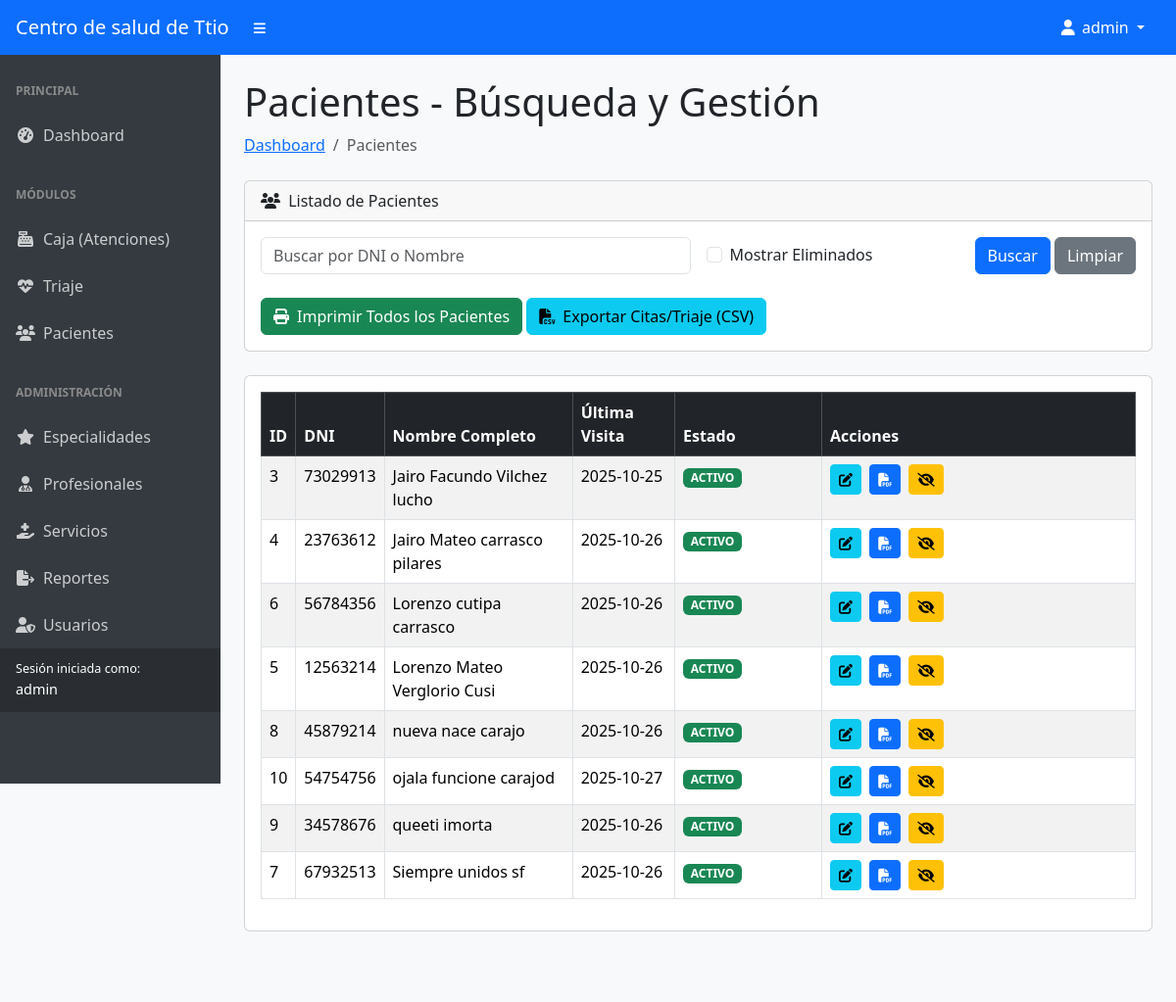
The page /paciente (signed in) on the database its author committed.
### tables this page shows
CREATE TABLE `pacientes` (
  `id_paciente` int(11) NOT NULL,
  `dni` varchar(15) NOT NULL,
  `nombre_completo` varchar(255) NOT NULL,
  `ultima_visita` datetime DEFAULT NULL,
  `eliminado_suavemente` tinyint(1) NOT NULL DEFAULT 0,
  `fecha_nacimiento` date DEFAULT NULL,
  `telefono` varchar(20) DEFAULT NULL,
  `visible` tinyint(1) NOT NULL DEFAULT 1 COMMENT '1=Visible, 0=Borrado suave'
);

### controllers/PacienteController.php (called while the page is built, shortened)
<?php
class PacienteController extends Controller {
    private $pacienteModel;
    public function __construct() {
        $this->pacienteModel = $this->loadModel('PacienteModel');
    }
    public function index() {
        $busqueda = $_GET['q'] ?? '';
        $incluirEliminados = isset($_GET['e']) ? true : false;
        $pacientes = $this->pacienteModel->buscarPacientes($busqueda, $incluirEliminados);
        $data = [
            'titulo' => 'Pacientes - Búsqueda y Gestión',
            'pacientes' => $pacientes,
            'busqueda' => htmlspecialchars($busqueda),
            'incluir_eliminados' => $incluirEliminados
        ];
        $this->renderView('pacientes/index', $data, true);
    }
}

### core/App.php (called while the page is built, shortened)
<?php
class App {
    protected $method = 'index';
    public function __construct() {
        $url = $this->parseUrl();
        if (isset($url[0]) && file_exists(APP_ROOT . '/controllers/' . ucwords($url[0]) . 'Controller.php')) {
            unset($url[0]);
        } elseif (!isset($url[0]) && isset($_SESSION['id_usuario'])) {
            $this->controller = 'DashboardController';
        }
        $this->controller = new $this->controller;
        $this->params = $url ? array_values($url) : [];
        call_user_func_array([$this->controller, $this->method], $this->params);
    }
    public function parseUrl() {
        if (isset($_GET['url'])) {
            return $url = explode('/', filter_var(rtrim($_GET['url'], '/'), FILTER_SANITIZE_URL));
        }
        return [];
    }
}
?>

### index.php (called while the page is built, shortened)
<?php
require_once APP_ROOT . '/core/App.php';
require_once APP_ROOT . '/core/Controller.php';
require_once APP_ROOT . '/core/Database.php';
require_once APP_ROOT . '/core/Model.php';
$app = new App();

### core/Database.php (called while the page is built, shortened)
<?php
class Database {
    private $host = DB_HOST;
    private $user = DB_USER;
    private $pass = DB_PASS;
    private $dbname = DB_NAME;
    private $charset = DB_CHARSET;
    protected $db;
    public function __construct() {
        $this->dsn = 'mysql:host=' . $this->host . ';dbname=' . $this->dbname . ';charset=' . $this->charset;
        $options = [
            PDO::ATTR_PERSISTENT => true,
            PDO::ATTR_ERRMODE => PDO::ERRMODE_EXCEPTION,
            PDO::ATTR_DEFAULT_FETCH_MODE => PDO::FETCH_OBJ,
            PDO::ATTR_EMULATE_PREPARES => false,
        ];
        try {
            $this->db = new PDO($this->dsn, $this->user, $this->pass, $options);
        } catch (PDOException $e) {
            $this->error = $e->getMessage();
            echo $this->error;
            die();
        }
    }
    public function getDbConnection() {
        return $this->db;
    }
}
?>

### models/PacienteModel.php (called while the page is built, shortened)
<?php
class PacienteModel extends Model {
    public function buscarPacientes($query = '', $incluirEliminados = false) {
        $search = '%' . $query . '%';
        $sql = "
            SELECT
                id_paciente,
                dni,
                nombre_completo,
                ultima_visita,
                eliminado_suavemente
            FROM pacientes
            WHERE (dni LIKE :search_dni OR nombre_completo LIKE :search_nombre)
        ";
        if (!$incluirEliminados) {
            $sql .= " AND eliminado_suavemente = 0";
        }
        $sql .= " ORDER BY nombre_completo ASC";
        $this->query($sql);
        $this->bind(':search_dni', $search);
        $this->bind(':search_nombre', $search);
        return $this->resultSet();
    }
}
?>

### core/Model.php (called while the page is built, shortened)
<?php
class Model {
    protected $db;
    protected $stmt;
    public function __construct($db) {
        $this->db = $db;
    }
    public function query($sql) {
        $this->stmt = $this->db->prepare($sql);
    }
    public function bind($param, $value, $type = null) {
        if (is_null($type)) {
            switch (true) {
                default:
                    $type = PDO::PARAM_STR;
            }
        }
        $this->stmt->bindValue($param, $value, $type);
    }
    public function execute() {
        return $this->stmt->execute();
    }
    public function resultSet() {
        $this->execute();
        return $this->stmt->fetchAll(PDO::FETCH_OBJ);
    }
}
?>

### views/pacientes/index.php (the view, shortened to what this page needs)
<?php
$pacientes = $pacientes ?? [];
$busqueda = $busqueda ?? '';
$incluir_eliminados = $incluir_eliminados ?? false;
$esAdmin = ($_SESSION['rol'] ?? '') == 'admin';
?>
<div class="container-fluid px-4">
    <h1 class="mt-4"><?php echo $titulo; ?></h1>
    <ol class="breadcrumb mb-4">
        <li class="breadcrumb-item"><a href="<?php echo APP_URL; ?>/dashboard">Dashboard</a></li>
        <li class="breadcrumb-item active">Pacientes</li>
    </ol>
    <div class="card mb-4">
        <div class="card-header">
            <i class="fas fa-users me-1"></i>
            Listado de Pacientes
        </div>
        <div class="card-body">
            <form action="<?php echo APP_URL; ?>/paciente/index" method="GET" class="row g-3 mb-3">
                <div class="col-md-6">
                    <input type="text" class="form-control" name="q" placeholder="Buscar por DNI o Nombre" value="<?php echo htmlspecialchars($busqueda); ?>">
                </div>
                <div class="col-md-3 d-flex align-items-center">
                    <?php if ($esAdmin) : ?>
                    <div class="form-check">
                        <input class="form-check-input" type="checkbox" name="e" id="incluirEliminados" value="1" <?php echo $incluir_eliminados ? 'checked' : ''; ?>>
                        <label class="form-check-label" for="incluirEliminados">
                            Mostrar Eliminados
                        </label>
                    </div>
                    <?php endif; ?>
                </div>
                <div class="col-md-3 text-end">
                    <button type="submit" class="btn btn-primary">Buscar</button>
                    <a href="<?php echo APP_URL; ?>/paciente" class="btn btn-secondary">Limpiar</a>
                </div>
            </form>
            <a href="<?php echo APP_URL; ?>/paciente/imprimirTodos" target="_blank" class="btn btn-success mt-2">
                <i class="fas fa-print me-2"></i>Imprimir Todos los Pacientes
            </a>
            <?php if ($esAdmin) : ?>
                <a href="<?php echo APP_URL; ?>/reporte/exportarExcel" class="btn btn-info mt-2">
                    <i class="fas fa-file-csv me-2"></i>Exportar Citas/Triaje (CSV)
                </a>
            <?php endif; ?>
        </div>
    </div>
    <div class="card mb-4">
        <div class="card-body">
            <div class="table-responsive">
                <table class="table table-bordered table-striped table-hover">
                    <thead class="table-dark">
                        <tr>
                            <th>ID</th>
                            <th>DNI</th>
                            <th>Nombre Completo</th>
                            <th>Última Visita</th>
                            <th style="width: 150px;">Estado</th>
                            <th style="width: 320px;">Acciones</th>
                        </tr>
                    </thead>
                    <tbody>
                        <?php if (empty($pacientes)) : ?>
                            <tr>
                                <td colspan="6" class="text-center">No se encontraron pacientes que coincidan con la búsqueda.</td>
                            </tr>
                        <?php else : ?>
                            <?php foreach ($pacientes as $paciente) :
                                $esEliminado = $paciente->eliminado_suavemente;
                                $id = $paciente->id_paciente;
                                $nombre = htmlspecialchars($paciente->nombre_completo);
                            ?>
                                <tr class="<?php echo $esEliminado ? 'table-danger' : ''; ?>">
                                    <td><?php echo $id; ?></td>
                                    <td><?php echo htmlspecialchars($paciente->dni); ?></td>
                                    <td><?php echo $nombre; ?></td>
                                    <td><?php echo $paciente->ultima_visita ? date('Y-m-d', strtotime($paciente->ultima_visita)) : 'N/A'; ?></td>
                                    <td>
                                        <?php if ($esEliminado) : ?>
                                            <span class="badge bg-danger">INACTIVO (Borrado Suave)</span>
                                        <?php else : ?>
                                            <span class="badge bg-success">ACTIVO</span>
                                        <?php endif; ?>
                                    </td>
                                    <td>
                                        <a href="<?php echo APP_URL; ?>/paciente/editar/<?php echo $id; ?>" class="btn btn-sm btn-info me-1" title="Editar Información">
                                            <i class="fas fa-edit"></i>
                                        </a>
                                        <a href="<?php echo APP_URL; ?>/paciente/imprimirPaciente/<?php echo $id; ?>" target="_blank" class="btn btn-sm btn-primary me-1" title="Exportar Historial (PDF)">
                                            <i class="fas fa-file-pdf"></i>
                                        </a>
                                        <?php if ($esAdmin) : ?>
                                            <?php if (!$esEliminado) : ?>
                                                <button class="btn btn-sm btn-warning me-1 btn-soft-delete"
                                                        data-id="<?php echo $id; ?>"
                                                        data-nombre="<?php echo $nombre; ?>"
                                                        title="Borrar Suave (Ocultar)">
                                                    <i class="fas fa-eye-slash"></i>
                                                </button>
                                            <?php endif; ?>
                                        <?php else : ?>
                                            <span class="text-muted">Acciones Admin</span>
                                        <?php endif; ?>
                                    </td>
                                </tr>
                            <?php endforeach; ?>
                        <?php endif; ?>
                    </tbody>
                </table>
            </div>
        </div>
    </div>
</div>

### rows shown on the page
pacientes: id_paciente "3", dni "73029913", nombre_completo "Jairo Facundo Vilchez lucho", ultima_visita "2025-10-25", eliminado_suavemente "ACTIVO"
pacientes: id_paciente "4", dni "23763612", nombre_completo "Jairo Mateo carrasco pilares", ultima_visita "2025-10-26", eliminado_suavemente "ACTIVO"
pacientes: id_paciente "6", dni "56784356", nombre_completo "Lorenzo cutipa carrasco", ultima_visita "2025-10-26", eliminado_suavemente "ACTIVO"
pacientes: id_paciente "5", dni "12563214", nombre_completo "Lorenzo Mateo Verglorio Cusi", ultima_visita "2025-10-26", eliminado_suavemente "ACTIVO"
pacientes: id_paciente "8", dni "45879214", nombre_completo "nueva nace carajo", ultima_visita "2025-10-26", eliminado_suavemente "ACTIVO"
pacientes: id_paciente "10", dni "54754756", nombre_completo "ojala funcione carajod", ultima_visita "2025-10-27", eliminado_suavemente "ACTIVO"
pacientes: id_paciente "9", dni "34578676", nombre_completo "queeti imorta", ultima_visita "2025-10-26", eliminado_suavemente "ACTIVO"
pacientes: id_paciente "7", dni "67932513", nombre_completo "Siempre unidos sf", ultima_visita "2025-10-26", eliminado_suavemente "ACTIVO"

### other values the page prints
SITE_NAME "Centro de salud de Ttio"
$_SESSION['username'] "admin"
$rol "admin"
$titulo "Pacientes - Búsqueda y Gestión"
